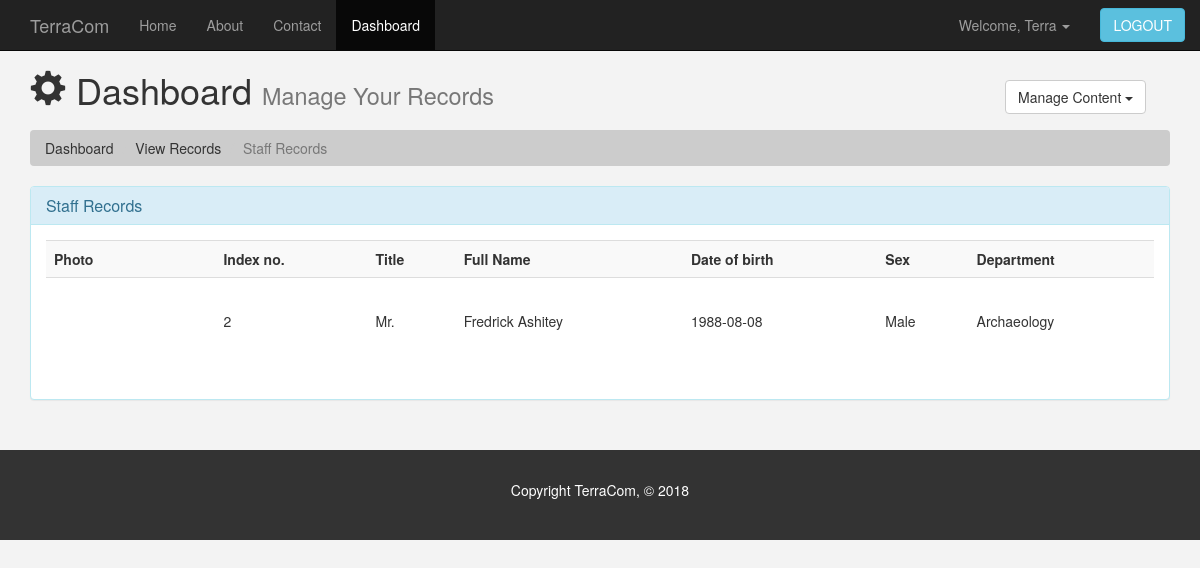
Page /view-staff.php (signed in) on the committed database.
### tables this page shows
CREATE TABLE `staffdetails` (
  `stf_id` int(11) NOT NULL,
  `stf_title` varchar(11) NOT NULL,
  `stf_first` varchar(30) NOT NULL,
  `stf_last` varchar(30) NOT NULL,
  `stf_sex` varchar(10) NOT NULL,
  `stf_department` varchar(256) NOT NULL,
  `stf_dob` date NOT NULL,
  `stf_joined` timestamp NOT NULL DEFAULT CURRENT_TIMESTAMP ON UPDATE CURRENT_TIMESTAMP,
  `stf_imgstat` int(2) NOT NULL
);

CREATE TABLE `staffgallery` (
  `img_id` int(11) NOT NULL,
  `img_stfid` int(11) NOT NULL,
  `img_folder` varchar(256) NOT NULL,
  `img_fullname` varchar(256) NOT NULL
);

### view-staff.php (the view, shortened to what this page needs)
<?php
  include_once "includes/server.php";
  $stresult = mysqli_query($conn, "SELECT * FROM staffdetails;");
?>
<!DOCTYPE html>
<html lang="en" dir="ltr">
  <head>
    <link href="css/bootstrap.min.css" rel="stylesheet">
    <link href="css/style.css" rel="stylesheet">
  </head>
  <body>
    <?php include "dashboard-nav.php" ?>
    <?php include "dashboard-header.php" ?>
    <section id="breadcrumb">
      <div class="container">
        <ol class="breadcrumb">
          <li><a href="dashboard.php">Dashboard</a></li>
          <li><a href="view.php">View Records</a></li>
          <li class="active">Staff Records</li>
        </ol>
      </div>
    </section>
      <div class="container">
        <div class="row">
          <div class="col-sm-12">
            <div class="panel panel-info">
            <div class="panel-heading">
              <h3 class="panel-title">Staff Records</h3>
            </div>
            <div class="panel-body">
              <table class="table table-striped table-hover">
                <tr>
                  <th>Photo</th>
                  <th>Index no.</th>
                  <th>Title</th>
                  <th colspan="2">Full Name</th>
                  <th>Date of birth</th>
                  <th>Sex</th>
                  <th>Department</th>
                </tr>
                <?php while ($row = mysqli_fetch_assoc($stresult)) :?>
                  <?php
                    $id = $row['stf_id'];
                    if ($row['stf_imgstat'] == 1) {
                      $sql = "SELECT * FROM staffgallery WHERE img_stfid='$id';";
                      $imResult = mysqli_query($conn, $sql);
                      $imPath = mysqli_fetch_assoc($imResult);
                      $path = $imPath['img_folder'].$imPath['img_fullname'].'?'.mt_rand();
                    } else {
                      $path = "./images/defaultprofile.png";
                    }
                  ?>
                  <tr class="view-record-entry">
                    <td><div id="viewImg" style="background-image: url(<?php echo $path; ?>)"></div></td>
                    <td><?php echo $row['stf_id'];?></td>
                    <td><?php echo $row['stf_title'];?></td>
                    <td colspan="2"><?php echo $row['stf_first']." ".$row['stf_last'];?></td>
                    <td><?php echo $row['stf_dob'];?></td>
                    <td><?php echo $row['stf_sex'];?></td>
                    <td><?php echo $row['stf_department'];?></td>
                  </tr>
                <?php endwhile; ?>
              </table>
            </div>
        </div>
      </div>
    </div>
  </div>
    <footer id="footer">
      <p>Copyright TerraCom, &copy; 2018</p>
    </footer>
  </body>
</html>

### css/style.css (style rules this page uses)
body { background-color: #f3f3f3; }
.breadcrumb { margin-top: 10px; background-color: #cccccc; color: #333333; }
.breadcrumb a { color: #333333; }
#viewImg { width: 70px; height: 70px; background-repeat: no-repeat; background-size: cover; background-position: center; border-radius: 3px; }
.view-record-entry td { line-height: 70px !important; }
#footer { background:#333333; color: #ffffff; text-align: center; padding: 30px; margin-top: 30px; }

### rows in the picture
staffdetails: stf_id "2", stf_title "Mr.", stf_first "Fredrick", stf_last "Ashitey", stf_dob "1988-08-08", stf_sex "Male", stf_department "Archaeology"

### other values in the picture
$_SESSION['adminName'] "Terra"
